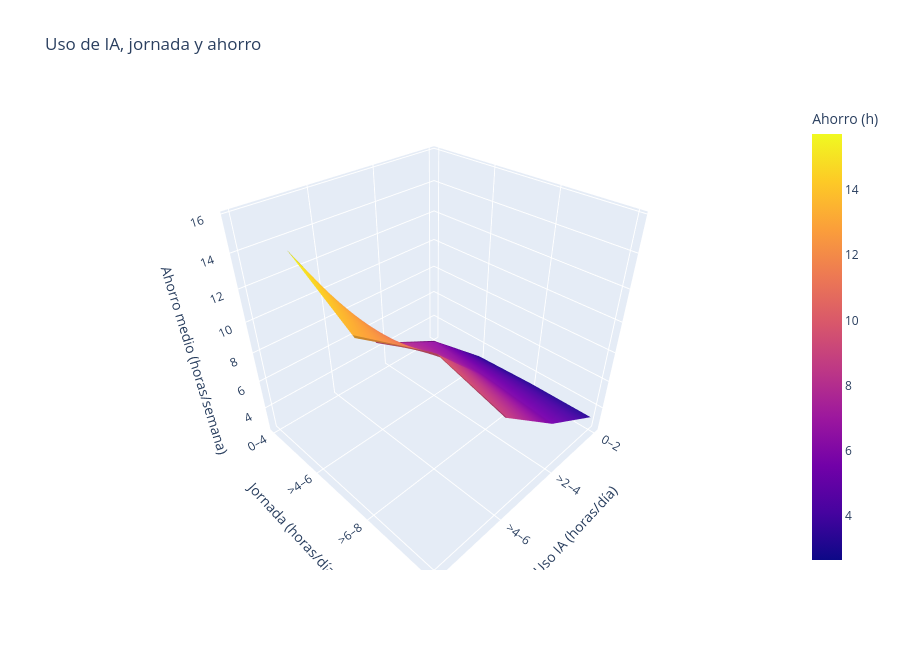

The cell this chart's notebook holds for it:
### Markdown cell above
## Plotly

Esta versión permite girar la superficie y consultar los valores. Es la biblioteca
utilizada para el gráfico interactivo de la aplicación Streamlit.

### Code cell
import plotly.graph_objects as go

# Crear la misma superficie con Plotly para poder girarla
fig = go.Figure(go.Surface(
    x=list(range(4)), y=list(range(4)), z=Z, connectgaps=False,
    colorscale='Plasma', colorbar=dict(title='Ahorro (h)')
))
fig.update_layout(height=650, title='Uso de IA, jornada y ahorro', scene=dict(
    xaxis=dict(title='Uso IA (horas/día)', tickvals=list(range(4)), ticktext=tramos_uso),
    yaxis=dict(title='Jornada (horas/día)', tickvals=list(range(4)), ticktext=tramos_jornada),
    zaxis_title='Ahorro medio (horas/semana)'))
fig.show()

### Figure 1 — Plotly figure (JSON) as saved in the notebook; plotly's stock layout.template omitted (floating-point values rounded to 4 significant figures)
{"data": [{"colorbar": {"title": {"text": "Ahorro (h)"}}, "colorscale": [[0.0, "#0d0887"], [0.1111, "#46039f"], [0.2222, "#7201a8"], [0.3333, "#9c179e"], [0.4444, "#bd3786"], [0.5556, "#d8576b"], [0.6667, "#ed7953"], [0.7778, "#fb9f3a"], [0.8889, "#fdca26"], [1.0, "#f0f921"]], "connectgaps": false, "type": "surface", "x": [0, 1, 2, 3], "y": [0, 1, 2, 3], "z": [[2.657, NaN, NaN, NaN], [3.06, 6.582, 8.664, 15.71], [3.233, 6.165, 10.34, 13.24], [3.25, 5.696, 9.071, NaN]]}], "layout": {"height": 650, "scene": {"xaxis": {"ticktext": ["0–2", ">2–4", ">4–6", ">6–24"], "tickvals": [0, 1, 2, 3], "title": {"text": "Uso IA (horas/día)"}}, "yaxis": {"ticktext": ["0–4", ">4–6", ">6–8", ">8–24"], "tickvals": [0, 1, 2, 3], "title": {"text": "Jornada (horas/día)"}}, "zaxis": {"title": {"text": "Ahorro medio (horas/semana)"}}}, "title": {"text": "Uso de IA, jornada y ahorro"}}}
